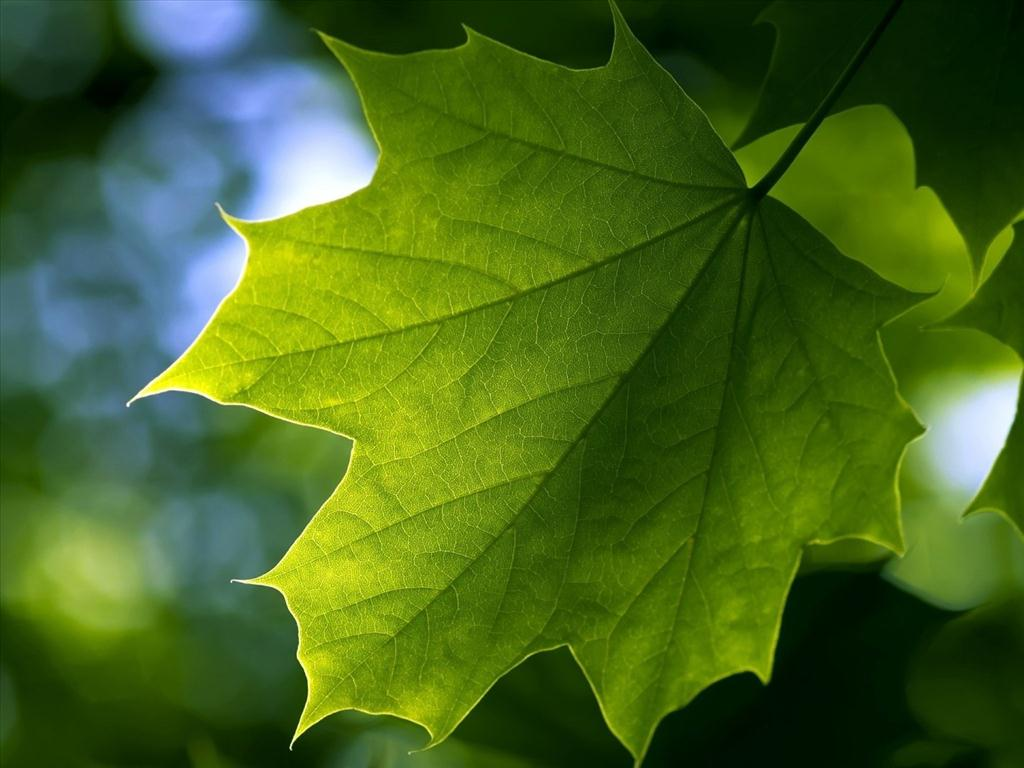
#> input picture fast_seg-master/1003.jpg, 1024 x 768 px, given in place of , which was not available
$ python fast_seg.py 1003.jpg
#> lines starting #> are read from the running program, lines starting #| are printed output that depends on the picture; after the words box and inside, x2 and y2 are one past the last pixel; in counts of white or black regions, pixels touching at a corner belong together; pictures that were not available may be replaced by others from this repository, and a replacement may not be noted
#!/usr/bin/python3
'''
	Copyright 2017 Muhammed Shameem mailtoshameempk@gmail.com
'''
import sys, getopt
import cv2
import numpy as np
import networkx as nx
import matplotlib.pyplot as plt
import math
import boykov_kolmogorov

drawing = False
mode = "ob"
marked_ob_pixels=[]
marked_bg_pixels=[]
I=None
I_dummy=None
l_range=[0,256]
a_range=[0,256]
b_range=[0,256]
lab_bins=[32,32,32]

class SPNode():
	"""docstring for SPNode"""
	def __init__(self):
		self.label=None
		self.pixels=[]
		self.mean_intensity=0.0
		self.centroid=()
		self.type='na'
		self.mean_lab=None
		self.lab_hist=None
		self.real_lab=None
	def __repr__(self):
		return str(self.label)

# [98 lines left out: functions cie_de_2000, mark_seeds, gen_sp_seed, not called in this run]

def gen_sp_slic(I, region_size_):
	# Superpixel Generation ::  Slic superpixels compared to state-of-the-art superpixel methods
	SLIC=100
	SLICO=101
	num_iter=4
	sp_slic=cv2.ximgproc.createSuperpixelSLIC(I, algorithm=SLICO, region_size=region_size_, ruler=10.0)
	sp_slic.iterate(num_iterations=num_iter)

	return sp_slic

def draw_sp_mask(I,SP):
	I_marked=np.zeros(I.shape)
	I_marked=np.copy(I)
	mask=SP.getLabelContourMask()
	for i in range(mask.shape[0]):
		for j in range(mask.shape[1]):
			if mask[i][j]==-1 or mask[i][j]==255: # SLIC/SLICO marks borders with -1 :: SEED marks borders with 255
				I_marked[i][j]=[128,128,128]
	return I_marked

def draw_centroids(I, SP_list):
	for each in SP_list:
		i,j=each.centroid
		I[i][j]=128
	return I

# [4 lines left out: function draw_edges, not called in this run]

def distance(p0, p1):
	return math.sqrt((p0[0] - p1[0])**2 + (p0[1] - p1[1])**2)

def distance_3d(p0, p1):
	return math.sqrt((p0[0] - p1[0])**2 + (p0[1] - p1[1])**2 + (p0[2]-p1[2])**2)

# Khởi tạo đồ thị
def gen_graph(I,SP_list,hist_ob,hist_bg):
	G = nx.Graph()
	s = SPNode()
	s.label = 's'
	t = SPNode()
	t.label = 't'
	lambda_ = .9
	sig_ = 5
	hist_ob_sum = int(hist_ob.sum())
	hist_bg_sum = int(hist_bg.sum())

	for u in SP_list:
		K = 0
		# Tính bán kính của SP, len(SP) = piR^2 -> R^2 = len(SP) / pi
		region_rad = math.sqrt(len(u.pixels)/math.pi)
		for v in SP_list:
			if u != v:
				# Định nghĩa neighbor của u, trong phạm vi 1d -> 2.5d của u
				if distance(u.centroid, v.centroid) <= 2.5*region_rad:
					# Tính độ tương đồng - trọng số của cạnh giữa 2 node
					sim = math.exp(-(cv2.compareHist(u.lab_hist,v.lab_hist, 3)**2/2*sig_**2))*(1/distance(u.centroid, v.centroid))
					K += sim
					# Thêm cạnh giữa u và v
					G.add_edge(u, v, sim = sim)
		if(u.type == 'na'):
			# Xác suất u nằm trong ob hay bg
			l_,a_,b_ = [int(x) for x in u.mean_lab]
			l_i = int(l_//((l_range[1]-l_range[0])/lab_bins[0]))
			a_i = int(a_//((a_range[1]-a_range[0])/lab_bins[1]))
			b_i = int(b_//((b_range[1]-b_range[0])/lab_bins[2]))
			pr_ob = int(hist_ob[l_i,a_i,b_i])/hist_ob_sum
			pr_bg = int(hist_bg[l_i,a_i,b_i])/hist_bg_sum
			sim_s = 100000
			sim_t = 100000
			if pr_bg > 0:
				sim_s = lambda_ * -np.log(pr_bg)
			if pr_ob > 0:
				sim_t = lambda_ * -np.log(pr_ob)
			G.add_edge(s, u, sim = sim_s)
			G.add_edge(t, u, sim = sim_t)
		if(u.type == 'ob'):
			G.add_edge(s, u, sim = 1 + K)
			G.add_edge(t, u, sim = 0)
		if(u.type == 'bg'):
			G.add_edge(s, u, sim = 0)
			G.add_edge(t, u, sim = 1 + K)
	return G

def main():
	# 1. Nhập ảnh
	global I,mode,I_dummy

	inputfile = ''
	try:
		opts, args = getopt.getopt(sys.argv[1:], "i:h", ["input-image=", "help"])
	except getopt.GetoptError:
		print('fast_seg.py -i <input image>')
		sys.exit(2)
	for opt, arg in opts:
		if opt == '-h':
			print ('fast_seg.py -i <input image>')
			sys.exit()
		elif opt in ("-i", "--input-image"):
			inputfile = arg
	print('Using image: ', inputfile)
	I = cv2.imread (inputfile) #imread wont rise exceptions by default
#> I is the input picture: shape (768, 1024, 3); mean B, G, R 32.1, 102.1, 70.3
	I_dummy=np.zeros(I.shape)
	I_dummy=np.copy(I)
	# 2. Đánh dấu object và background
	h,w,c=I.shape
#> h = 768; w = 1024; c = 3
	region_size=20
	cv2.namedWindow('Mark the object and background')
	cv2.setMouseCallback('Mark the object and background',mark_seeds)
	while(1):
		cv2.imshow('Mark the object and background',I_dummy)
		k = cv2.waitKey(1) & 0xFF
#> (key Esc is pressed here)
		if k == ord('o'):
			mode = "ob"
		elif k == ord('b'):
			mode = "bg"
		elif k == 27:
			break
	cv2.destroyAllWindows()
	# 3. Convert RGB sang LAB
	I_lab = cv2.cvtColor(I, cv2.COLOR_BGR2Lab)
#> I_lab: shape (768, 1024, 3); mean of channels 0, 1, 2 99.2, 106.6, 158.3
	SP = gen_sp_slic(I, region_size)
	SP_labels = SP.getLabels()
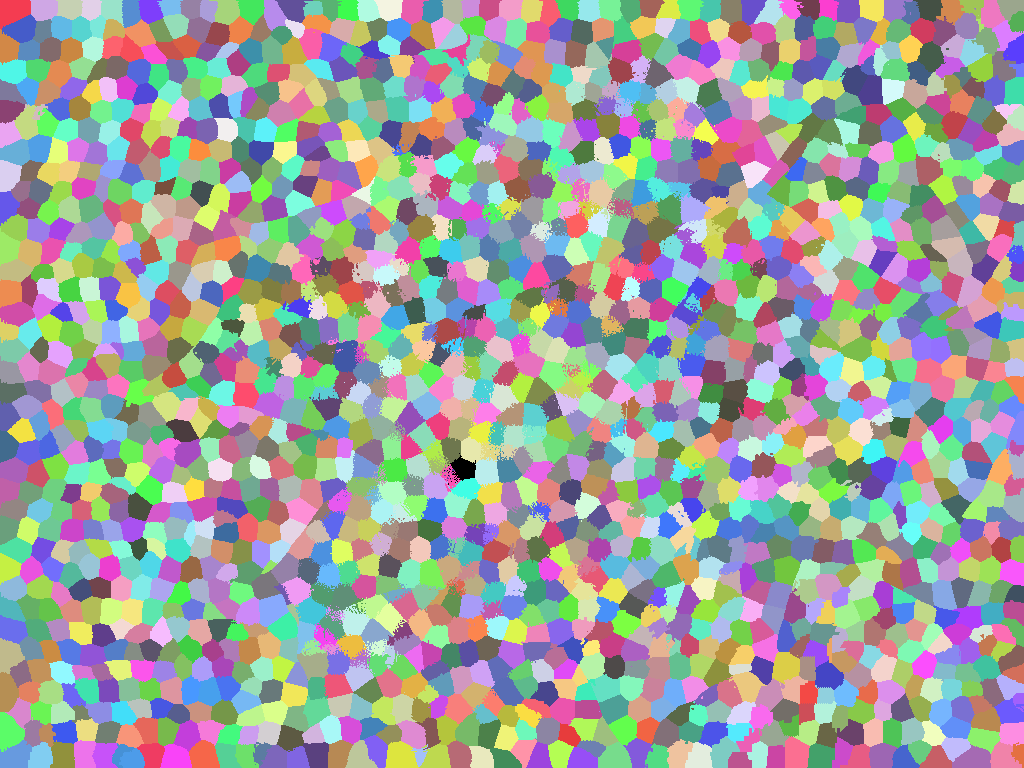
#> SP_labels: shape (768, 1024) int32; 1938 distinct labels, from 0 to 1937; one colour per label, 0 black
	SP_list=[None for each in range(SP.getNumberOfSuperpixels())]
	# 4. Gán nhãn
	for i in range(h):
		for j in range(w):
			if not SP_list[SP_labels[i][j]]:
				tmp_sp=SPNode()
				tmp_sp.label=SP_labels[i][j]
				tmp_sp.pixels.append((i,j))
				SP_list[SP_labels[i][j]]=tmp_sp
			else:
				SP_list[SP_labels[i][j]].pixels.append((i,j))
#> after the loop, SP_list = 1938 items; tmp_sp.pixels = 332 pairs, first value 752 to 767, second value 728 to 751

	for sp in SP_list:
		n_pixels=len(sp.pixels)
		i_sum=0
		j_sum=0
		lab_sum=[0,0,0]
		tmp_mask=np.zeros((h,w),np.uint8)
		for each in sp.pixels:
			i,j=each
			i_sum+=i
			j_sum+=j
			lab_sum=[x + y for x, y in zip(lab_sum, I_lab[i][j])]
			tmp_mask[i][j]=255
		sp.lab_hist=cv2.calcHist([I_lab],[0,1,2],tmp_mask,lab_bins,l_range+a_range+b_range)
		sp.centroid+=(i_sum//n_pixels, j_sum//n_pixels,)
		sp.mean_lab=[x/n_pixels for x in lab_sum]
		sp.real_lab=[sp.mean_lab[0]*100/255,sp.mean_lab[1]-128,sp.mean_lab[2]-128]
#> this loop made 1938 passes
#> (n_pixels, sp.centroid, sp.mean_lab, sp.real_lab) on passes 1 to 3: (439, (468, 462), [162.9, 99.97, 188.9], [63.89, -28.03, 60.86]), (667, (10, 13), [84.81, 110, 133.5], [33.26, -18.04, 5.54]), (506, (9, 43), [78.85, 110.5, 134.6], [30.92, -17.49, 6.64])
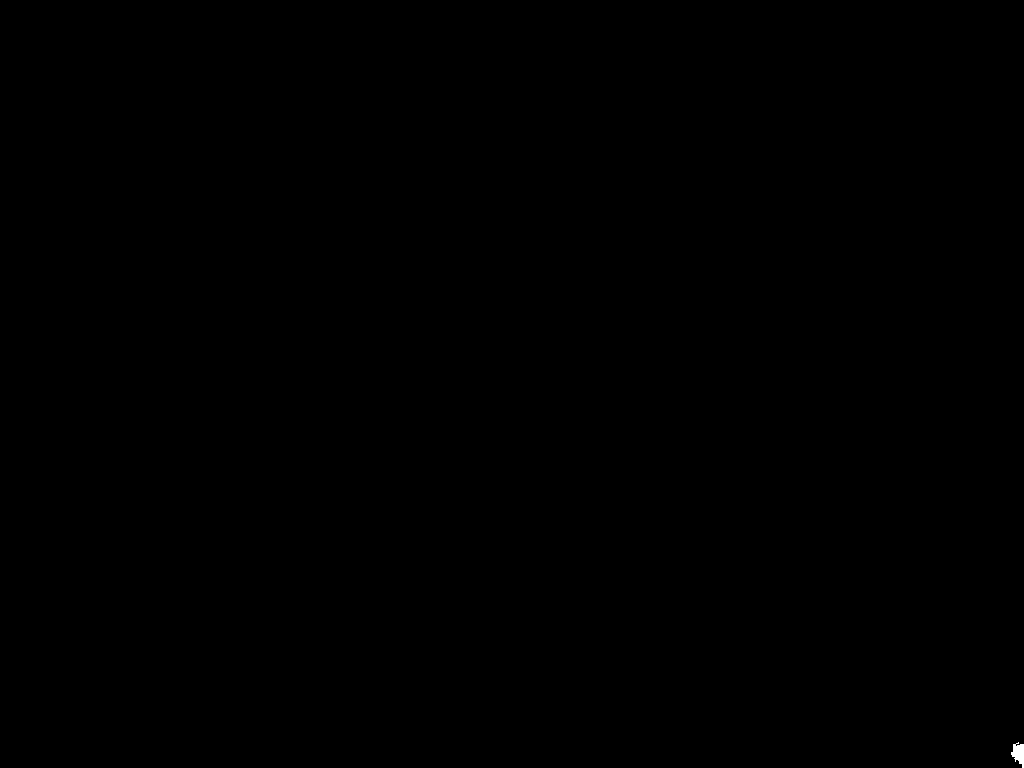
#> tmp_mask: shape (768, 1024); 0.03% white; 1 white region, box (x1, y1, x2, y2) and area: (1011, 742, 1024, 768) 209

	for pixels in marked_ob_pixels:
		x,y = pixels
		SP_list[SP_labels[x][y]].type="ob"
	for pixels in marked_bg_pixels:
		x,y = pixels
		SP_list[SP_labels[x][y]].type="bg"
	I_marked=draw_sp_mask(I,SP)
#> after the loop in draw_sp_mask, `for i in range(mask.shape[0]):`:
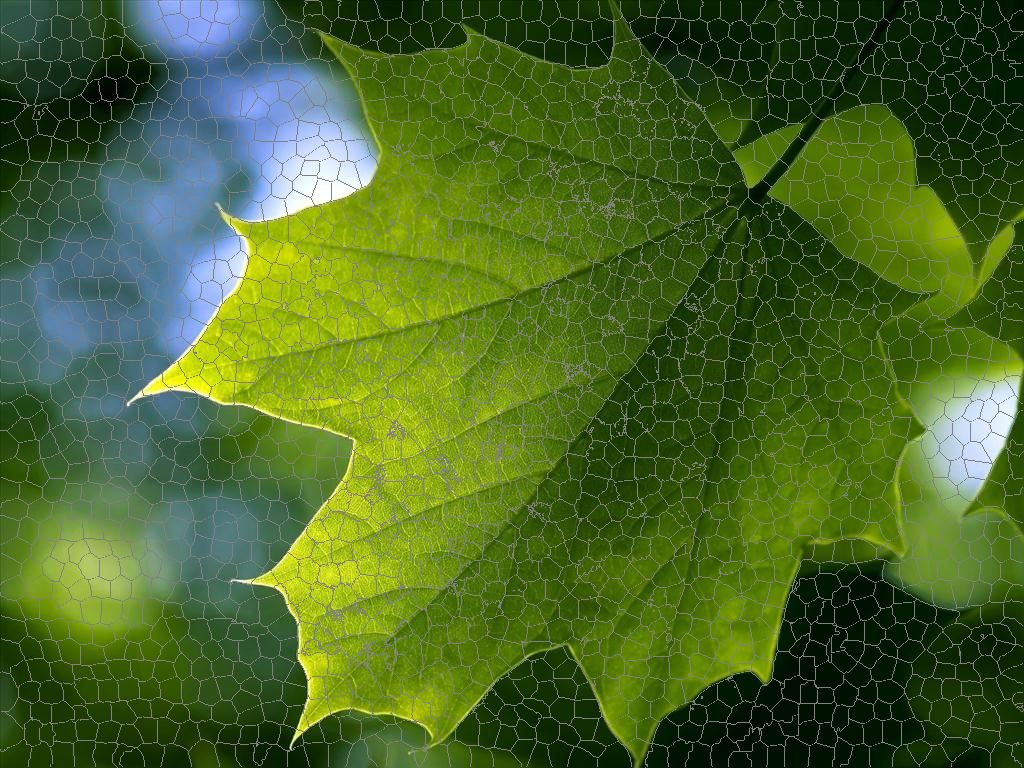
#> I_marked: shape (768, 1024, 3); 8.84% of pixels changed, all inside (x1, y1, x2, y2) = (0, 0, 1024, 768)
	I_marked=draw_centroids(I_marked,SP_list)
	mask_ob=np.zeros((h,w),dtype=np.uint8)
	for pixels in marked_ob_pixels:
		i,j=pixels
		mask_ob[i][j]=255
	mask_bg=np.zeros((h,w),dtype=np.uint8)
	for pixels in marked_bg_pixels:
		i,j=pixels
		mask_bg[i][j]=255

	hist_ob=cv2.calcHist([I_lab],[0,1,2],mask_ob,lab_bins,l_range+a_range+b_range)
	hist_bg=cv2.calcHist([I_lab],[0,1,2],mask_bg,lab_bins,l_range+a_range+b_range)
	G=gen_graph(I_lab,SP_list,hist_ob,hist_bg)
#> the loop in gen_graph, `for u in SP_list:` made 1 pass
	for each in G.nodes():
		if each.label=='s':
			s=each
		if each.label=='t':
			t=each
	# 5. Min cut / Max flow
	RG = boykov_kolmogorov.boykov_kolmogorov(G, s, t, capacity = 'sim')
	source_tree, target_tree = RG.graph['trees']
	partition = (set(source_tree), set(G) - set(source_tree))
	F = np.zeros((h,w), dtype = np.uint8)
	for sp in partition[0]:
		for pixels in sp.pixels:
			i,j=pixels
			F[i][j]=1
	Final = cv2.bitwise_and(I,I,mask = F)


	sp_lab=np.zeros(I.shape,dtype=np.uint8)
	for sp in SP_list:
		for pixels in sp.pixels:
			i,j=pixels
			sp_lab[i][j] = sp.mean_lab
	sp_lab = cv2.cvtColor(sp_lab, cv2.COLOR_Lab2RGB)

	plt.subplot(2,2,1)
	plt.tick_params(labelcolor='black', top='off', bottom='off', left='off', right='off')
	plt.imshow(I[...,::-1])
	plt.axis("off")
	plt.xlabel("Input image")

	plt.subplot(2,2,2)
	plt.tick_params(labelcolor='none', top='off', bottom='off', left='off', right='off')
	plt.imshow(I_marked[...,::-1])
	plt.axis("off")
	plt.xlabel("Super-pixel boundaries and centroid")

	plt.subplot(2,2,3)
	plt.imshow(sp_lab)
	plt.axis("off")
	plt.xlabel("Super-pixel representation")

	plt.subplot(2,2,4)
	Final[np.where((Final==[0,0,0]).all(axis=2))] = [255,255,255]
	plt.imshow(Final[...,::-1])
	plt.axis("off")
	plt.xlabel("Output Image")

	cv2.imwrite("out.png",Final)
	plt.show()

if __name__ == '__main__':
#> (the run stopped early here; a loop or call above may not have finished)

$ run again, on fast_seg-master/1004.jpg
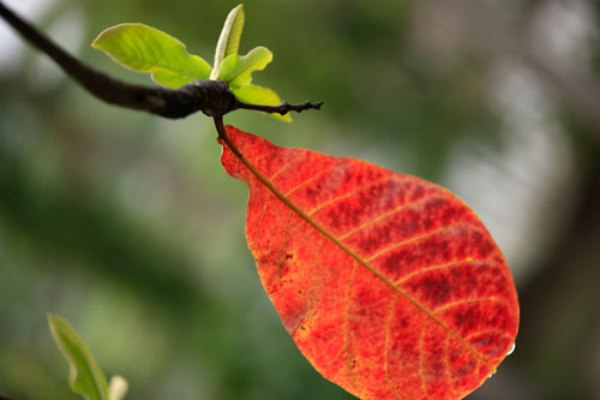
#> input picture fast_seg-master/1004.jpg, 600 x 400 px, given in place of , which was not available
#> in main, I is the input picture: shape (400, 600, 3); mean B, G, R 57.8, 90.5, 119.9
#> I_lab: shape (400, 600, 3); mean of channels 0, 1, 2 108, 134, 153.4
#> in main, `SP_labels = SP.getLabels()`:
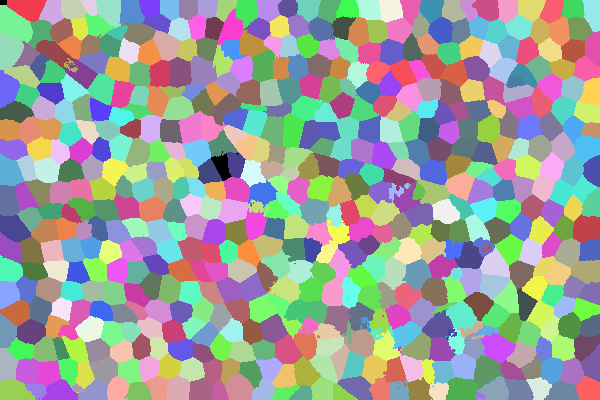
#> SP_labels: shape (400, 600) int32; 590 distinct labels, from 0 to 589; one colour per label, 0 black
#> after the loop in main, `for i in range(h):`: SP_list = 590 items; tmp_sp.pixels = 56 pairs, first value 390 to 399, second value 473 to 484
#> the loop in main, `for sp in SP_list:` made 590 passes
#> (n_pixels, sp.centroid, sp.mean_lab, sp.real_lab) on passes 1 to 3: (349, (149, 199), [137.9, 137.4, 160.2], [54.07, 9.42, 32.16]), (593, (8, 27), [198.5, 128.6, 126.3], [77.86, 0.587, -1.7]), (423, (11, 51), [146.6, 121.3, 140.7], [57.47, -6.74, 12.69])
#> after the loop in main, `for sp in SP_list:`: sp.centroid = (388, 588)
#> after the loop in draw_sp_mask, `for i in range(mask.shape[0]):`:
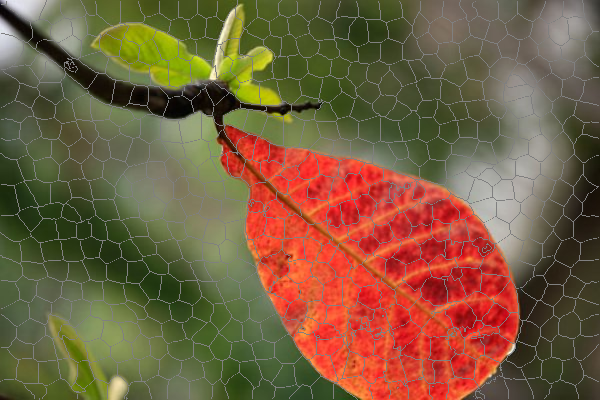
#> I_marked: shape (400, 600, 3); 8.03% of pixels changed, all inside (x1, y1, x2, y2) = (0, 0, 599, 400)
#> the loop in draw_centroids, `for each in SP_list:` made 590 passes
#> (i, j) on passes 1 to 3: (149, 199), (8, 27), (11, 51)
#> the loop in gen_graph, `for u in SP_list:` made 1 pass

$ run again, on fast_seg-master/1005.jpg
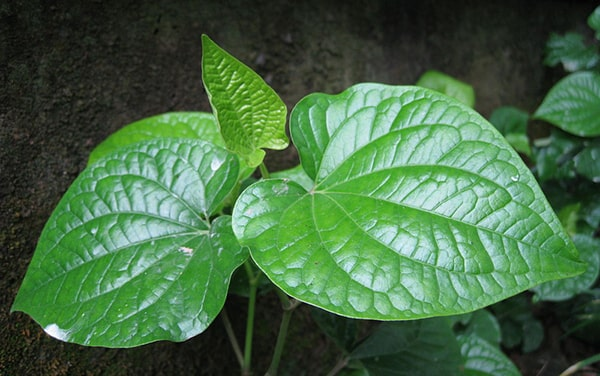
#> input picture fast_seg-master/1005.jpg, 600 x 376 px, given in place of , which was not available
#> in main, I is the input picture: shape (376, 600, 3); mean B, G, R 68.2, 105.4, 68.7
#> I_lab: shape (376, 600, 3); mean of channels 0, 1, 2 101.4, 108.6, 144
#> in main, `SP_labels = SP.getLabels()`:
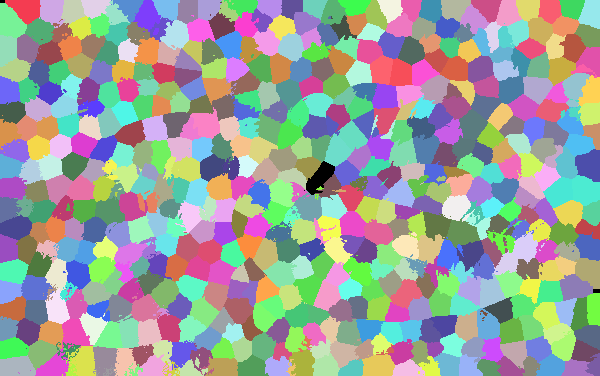
#> SP_labels: shape (376, 600) int32; 561 distinct labels, from 0 to 560; one colour per label, 0 black
#> after the loop in main, `for i in range(h):`: SP_list = 561 items; tmp_sp.pixels = [(370, 30), (372, 18), (373, 19)]
#> the loop in main, `for sp in SP_list:` made 561 passes
#> (n_pixels, sp.centroid, sp.mean_lab, sp.real_lab) on passes 1 to 3: (548, (178, 324), [167.9, 99.46, 149.2], [65.85, -28.54, 21.25]), (571, (8, 25), [21.48, 124.7, 131.4], [8.42, -3.3, 3.36]), (525, (11, 51), [16.21, 126.8, 130.4], [6.36, -1.19, 2.35])
#> after the loop in main, `for sp in SP_list:`: sp.centroid = (365, 594)
#> after the loop in draw_sp_mask, `for i in range(mask.shape[0]):`:
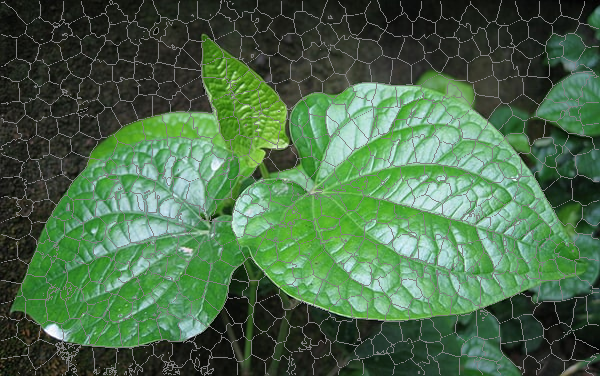
#> I_marked: shape (376, 600, 3); 8.98% of pixels changed, all inside (x1, y1, x2, y2) = (0, 0, 600, 376)
#> the loop in draw_centroids, `for each in SP_list:` made 561 passes
#> (i, j) on passes 1 to 3: (178, 324), (8, 25), (11, 51)
#> the loop in gen_graph, `for u in SP_list:` made 1 pass
